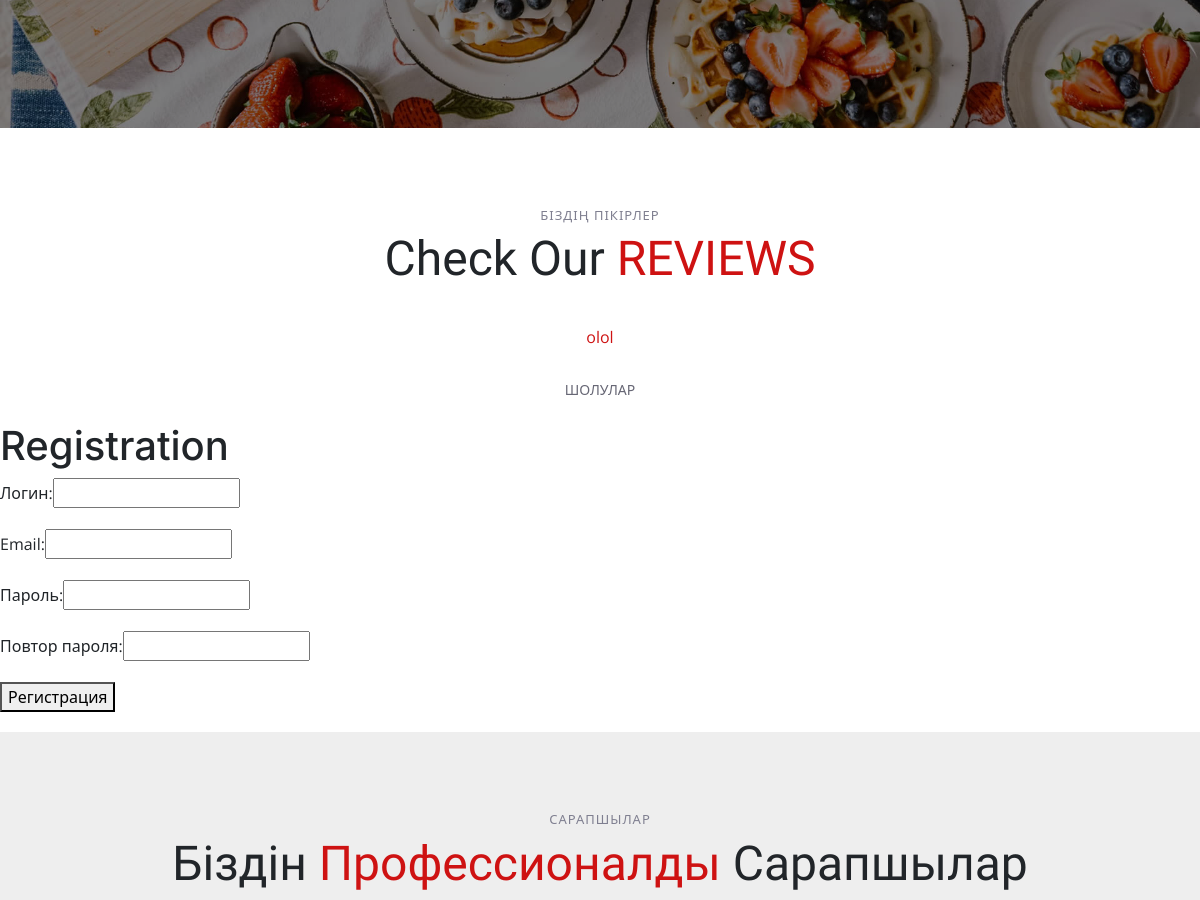
The page /register/ (middle part) on the database as committed earlier.
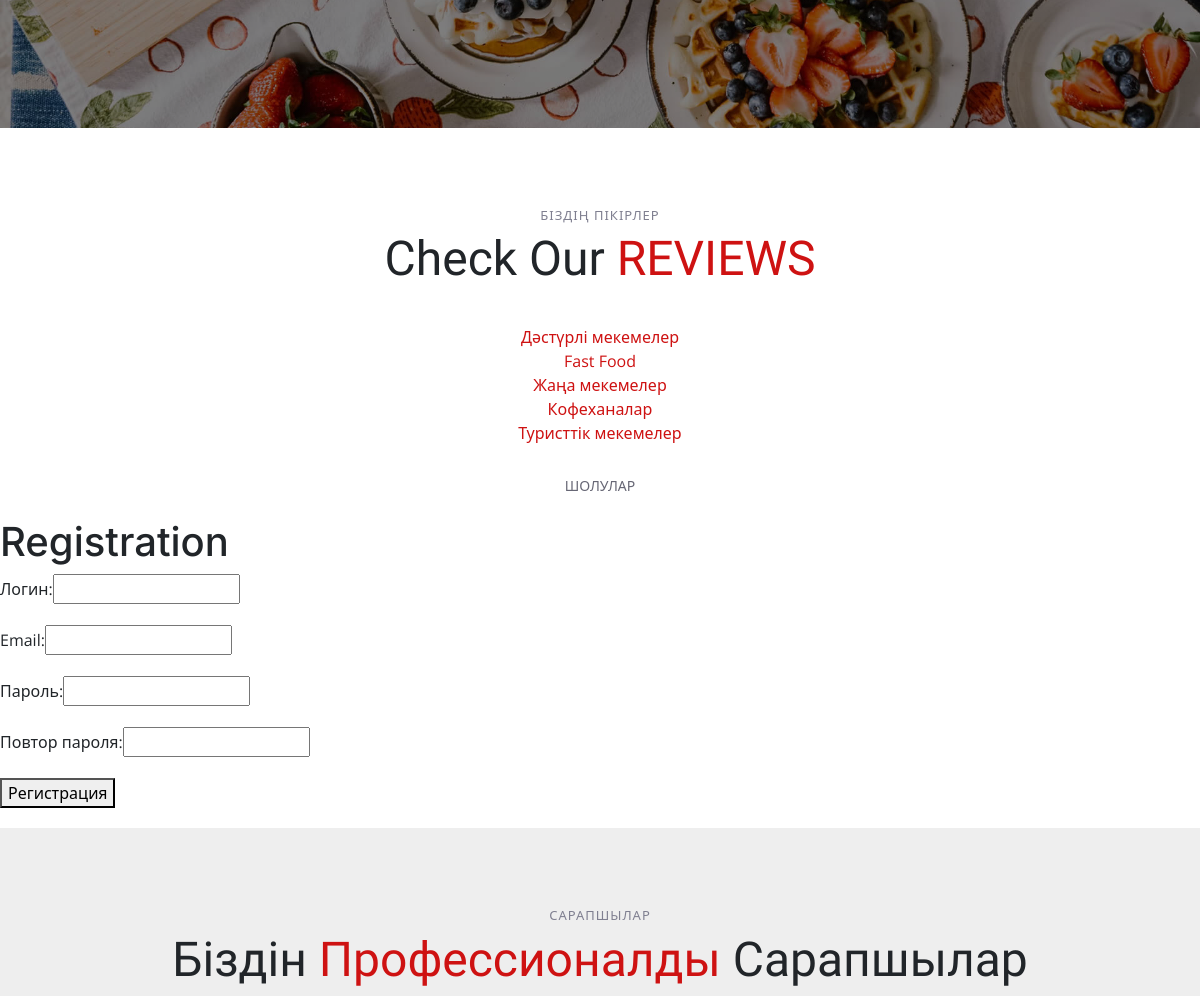
The same page on the database as committed later.
### hadipage/models.py (models this page shows, shortened)
class Category(models.Model):
    name=models.CharField(max_length=100, db_index=True)
    slug = models.SlugField(max_length=255, unique=True, db_index=True, verbose_name="URL")
    def get_absolute_url(self):
        return reverse('category', kwargs={'category_slug': self.slug})
    class Meta:
        verbose_name='Категория'
        verbose_name_plural='Категории'
        ordering=['id']

### hadipage/views.py (the view, shortened to what this page needs)
# urls.py: path('register/',RegisterUser.as_view(),name='register'),
class RegisterUser(DataMixin,CreateView):
    form_class = RegisterUserForm
    template_name='hadipage/register.html'
    success_url = reverse_lazy('login')
    def get_context_data(self,*,object_list=None, **kwargs):
        context=super().get_context_data(**kwargs)
        c_def=self.get_user_context(title="Registration")
        return dict(list(context.items())+list(c_def.items()))

### hadipage/forms.py
class RegisterUserForm(UserCreationForm):
    username = forms.CharField(label='Логин', widget=forms.TextInput(attrs={'class': 'form-input'}))
    email = forms.EmailField(label='Email', widget=forms.EmailInput(attrs={'class': 'form-input'}))
    password1 = forms.CharField(label='Пароль', widget=forms.PasswordInput(attrs={'class': 'form-input'}))
    password2 = forms.CharField(label='Повтор пароля', widget=forms.PasswordInput(attrs={'class': 'form-input'}))
    class Meta:
        model = User
        fields = ('username', 'email', 'password1', 'password2')

### hadipage/templatetags/hadipage_tags.py (called while the page is built)
@register.inclusion_tag('hadipage/list_categories.html')
def show_categories(sort=None,cat_selected=0):
    if not sort:
        cats=Category.objects.all()
    else:
        cats=Category.objects.order_by(sort)
    return {"cats": cats,"cat_selected":cat_selected}

### hadipage/utils.py (called while the page is built)
    def get_user_context(self,**kwargs):
        context = kwargs
        cats = Category.objects.all()
        context['menu']=menu
        context['cats']=cats
        if 'cat_selected' not in context:
            context['cat_selected']=0
        return context

### hadipage/templates/hadipage/register.html (shortened to what this page needs)
{% extends 'hadipage/index.html' %}
{% block content %}
<h1>{{title}}</h1>
<form method="post">
{% for f in form %}
<p><label class="form-label" for="{{ f.id_for_label }}">{{f.label}}: </label>{{ f }}</p>
{% endfor %}
    <button type="submit">Регистрация</button>
</form>
{% endblock %}

### hadipage/templates/hadipage/list_categories.html
{% for c in cats %}
<ul class="nav nav-tabs d-flex justify-content-center" data-aos="fade-up" data-aos-delay="200">
          {% if c.pk == cat_selected %}
          <li class="nav-item">
            <a class="nav-link active show" data-bs-toggle="tab" data-bs-target="">
              <h4>{{c.name}}</h4>
            </a>
          </li>
          {% else %}
          <li><a href="{{ c.get_absolute_url }}">{{c.name}}</a></li>
{% endif %}
          </ul>
{% endfor %}

Rows that differ between the two databases and show on the page:
removed Category: name "olol"
added Category: name "Дәстүрлі мекемелер"
added Category: name "Fast Food"
added Category: name "Жаңа мекемелер"
added Category: name "Кофеханалар"
added Category: name "Туристтік мекемелер"
